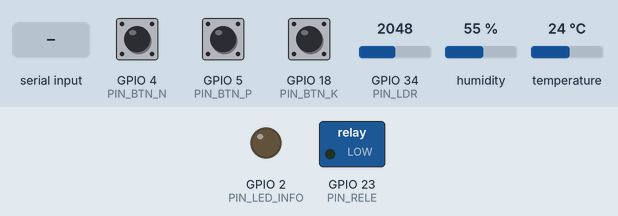
Simulated run of this sketch. Board: ESP32. Parts: switched loads named in the sketch (green lamp = pin HIGH), output pins drawn as LEDs (lit = HIGH). Inputs (shaded band) come from the test bench; at power-on: humidity 55 %, GPIO 4 (PIN_BTN_N) LOW, GPIO 5 (PIN_BTN_P) LOW, GPIO 18 (PIN_BTN_K) LOW, GPIO 34 (PIN_LDR) = 2048, temperature 24 °C. What the sketch prints to the serial monitor is not drawn.

Above: at 1.7 s.
1.8 s: humidity set to 68 %
At 3.4 s:
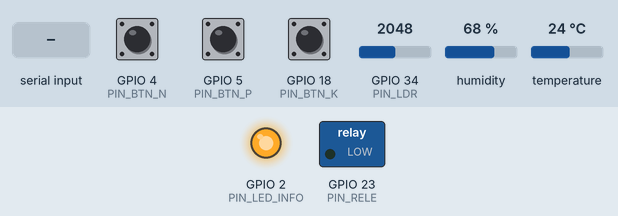
11.4 s: GPIO 4 (PIN_BTN_N) pulled HIGH for 1 s
14.9 s: "CHUVA=\n" received over Serial
18.4 s: GPIO 5 (PIN_BTN_P) pulled HIGH for 3.2 s
23.1 s: GPIO 18 (PIN_BTN_K) pulled HIGH for 1 s
26.6 s: humidity set to 22 %
Timing chart, 0 to 34.5 s (numbered marks = the images above; inputs shaded):
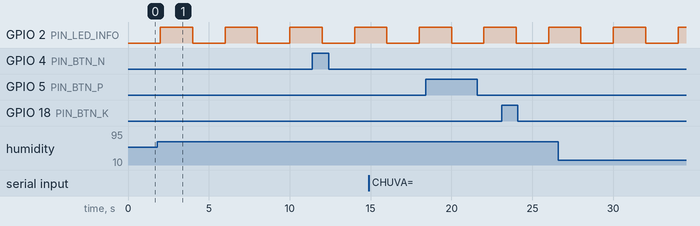

The sketch:

sketch.ino
```cpp
// =============================================================================
// FarmTech Solutions — Fase 2
// Sistema de Irrigação Inteligente (ESP32) — Cultura: Café (Coffea arabica)
// Squad WOLF
// =============================================================================
// Sensores simulados no Wokwi:
//   - Botões verdes  -> níveis de N, P, K (true/false)
//   - LDR            -> pH do solo (valor analógico mapeado para 0..14)
//   - DHT22          -> umidade do solo (na prática umidade do ar)
//   - Relé azul      -> bomba d'água
//
// Integração opcional 1 (OpenWeather / Python):
//   O script clima.py envia via Serial uma linha no formato:
//       CHUVA=<0|1>
//   Se CHUVA=1, a irrigação fica suspensa mesmo que as outras condições
//   estejam favoráveis à irrigação.
// =============================================================================

#include <DHT.h>

// -------------------------- Mapeamento de pinos ------------------------------
constexpr uint8_t PIN_BTN_N   = 4;   // botão verde — Nitrogênio
constexpr uint8_t PIN_BTN_P   = 5;   // botão verde — Fósforo
constexpr uint8_t PIN_BTN_K   = 18;  // botão verde — Potássio
constexpr uint8_t PIN_LDR     = 34;  // ADC1_CH6 — LDR representando o pH
constexpr uint8_t PIN_DHT22   = 15;  // DHT22 — umidade do solo (simulada)
constexpr uint8_t PIN_RELE    = 23;  // relé azul — bomba d'água
constexpr uint8_t PIN_LED_INFO = 2;  // LED onboard — pisca no ciclo

// -------------------------- Parâmetros da cultura ----------------------------
// Valores para café arábica (fontes: Embrapa Café / MAPA):
//   - pH ideal do solo: 5.5 a 6.5 (ácido a levemente ácido).
//     Como o enunciado permite ampliar a escala para melhorar a usabilidade
//     do slider do LDR no Wokwi, tratamos a faixa aceitável como 5.0–7.0
//     (ideal 5.5–6.5, tolerância de ±0.5). Isso deixa a janela útil do LDR
//     em aproximadamente 35% do curso do slider.
//   - Umidade do solo: 60% a 80% (abaixo de 60% -> déficit hídrico)
//   - Nutrientes: precisa de pelo menos N + K presentes; P é importante mas
//     geralmente aplicado em correção inicial.
constexpr float PH_MIN       = 5.0f;
constexpr float PH_MAX       = 7.0f;
constexpr float UMID_MIN     = 60.0f;  // abaixo disso, solo seco
constexpr float UMID_MAX     = 80.0f;  // acima disso, solo encharcado
constexpr uint8_t NPK_MIN_OK = 2;      // pelo menos 2 dos 3 nutrientes

// -------------------------- Configuração do DHT22 ----------------------------
#define DHT_TIPO DHT22
DHT dht(PIN_DHT22, DHT_TIPO);

// -------------------------- Estado do sistema --------------------------------
bool bomba_ligada = false;
bool chuva_prevista = false;  // atualizado via Serial pelo clima.py
unsigned long ultimo_log = 0;
constexpr unsigned long INTERVALO_MS = 2000;

// -------------------------- Utilitários --------------------------------------
// Converte leitura do LDR (0..4095) para escala de pH 0..14.
// Observação didática: no projeto real, esta conversão não faz sentido físico;
// é apenas uma convenção de simulação (o aluno ajusta o LDR manualmente para
// refletir o pH "induzido" pela combinação de NPK).
float ldr_para_ph(int leitura_bruta) {
  const float ph = (static_cast<float>(leitura_bruta) / 4095.0f) * 14.0f;
  if (ph < 0.0f) return 0.0f;
  if (ph > 14.0f) return 14.0f;
  return ph;
}

// Lê um botão com pull-up interno. Retorna true se pressionado.
bool botao_pressionado(uint8_t pino) {
  return digitalRead(pino) == LOW;
}

// Processa comandos recebidos via Serial Monitor.
// Formatos aceitos:
//   CHUVA=1  -> há previsão de chuva, suspende irrigação
//   CHUVA=0  -> sem previsão de chuva
void processar_serial() {
  while (Serial.available() > 0) {
    String linha = Serial.readStringUntil('\n');
    linha.trim();
    linha.toUpperCase();
    if (linha.startsWith("CHUVA=")) {
      const String valor = linha.substring(6);
      chuva_prevista = (valor == "1" || valor == "TRUE" || valor == "SIM");
      Serial.print(F(">> Previsão de chuva atualizada: "));
      Serial.println(chuva_prevista ? "SIM" : "NAO");
    }
  }
}

// Lógica central: decide se a bomba deve estar ligada.
bool decidir_irrigacao(bool n_ok, bool p_ok, bool k_ok,
                      float ph, float umidade) {
  const uint8_t nutrientes_presentes =
      (n_ok ? 1 : 0) + (p_ok ? 1 : 0) + (k_ok ? 1 : 0);

  // Regra 0 — chuva: se está chovendo/vai chover, não irriga.
  if (chuva_prevista) return false;

  // Regra 1 — solo encharcado: desliga imediatamente.
  if (umidade >= UMID_MAX) return false;

  // Regra 2 — solo seco (< UMID_MIN):
  //          só liga se pH estiver na faixa e nutrientes suficientes.
  if (umidade < UMID_MIN) {
    const bool ph_ok = (ph >= PH_MIN && ph <= PH_MAX);
    return ph_ok && (nutrientes_presentes >= NPK_MIN_OK);
  }

  // Regra 3 — faixa intermediária (60-80%): só liga se estiver abaixo de 70%
  //          e todos os nutrientes presentes (irrigação preventiva).
  if (umidade < 70.0f && nutrientes_presentes == 3) {
    const bool ph_ok = (ph >= PH_MIN && ph <= PH_MAX);
    return ph_ok;
  }

  return false;
}

// -------------------------- setup / loop -------------------------------------
void setup() {
  Serial.begin(115200);
  delay(500);

  pinMode(PIN_BTN_N, INPUT_PULLUP);
  pinMode(PIN_BTN_P, INPUT_PULLUP);
  pinMode(PIN_BTN_K, INPUT_PULLUP);
  pinMode(PIN_RELE, OUTPUT);
  pinMode(PIN_LED_INFO, OUTPUT);
  digitalWrite(PIN_RELE, LOW);

  dht.begin();

  Serial.println();
  Serial.println(F("============================================"));
  Serial.println(F(" FarmTech Solutions — Fase 2 (Squad WOLF) "));
  Serial.println(F(" Sistema de Irrigação Inteligente — Café   "));
  Serial.println(F("============================================"));
  Serial.println(F("Envie 'CHUVA=1' ou 'CHUVA=0' via Serial "));
  Serial.println(F("para informar previsão meteorológica.      "));
  Serial.println();
}

void loop() {
  processar_serial();

  if (millis() - ultimo_log < INTERVALO_MS) {
    return;
  }
  ultimo_log = millis();

  const bool n_ok = botao_pressionado(PIN_BTN_N);
  const bool p_ok = botao_pressionado(PIN_BTN_P);
  const bool k_ok = botao_pressionado(PIN_BTN_K);

  const int leitura_ldr = analogRead(PIN_LDR);
  const float ph = ldr_para_ph(leitura_ldr);

  const float umidade = dht.readHumidity();
  const float temperatura = dht.readTemperature();
  const bool dht_ok = !isnan(umidade) && !isnan(temperatura);
  const float umidade_segura = dht_ok ? umidade : 50.0f;

  const bool deve_ligar = decidir_irrigacao(n_ok, p_ok, k_ok,
                                            ph, umidade_segura);

  if (deve_ligar != bomba_ligada) {
    bomba_ligada = deve_ligar;
    digitalWrite(PIN_RELE, bomba_ligada ? HIGH : LOW);
  }

  digitalWrite(PIN_LED_INFO, !digitalRead(PIN_LED_INFO));

  const uint8_t nutrientes_presentes =
      (n_ok ? 1 : 0) + (p_ok ? 1 : 0) + (k_ok ? 1 : 0);
  const bool ph_ok = (ph >= PH_MIN && ph <= PH_MAX);
  const bool npk_ok = (nutrientes_presentes >= NPK_MIN_OK);
  const bool umid_seca = (umidade_segura < UMID_MIN);
  const bool umid_encharcada = (umidade_segura >= UMID_MAX);

  Serial.println(F("----------- LEITURA -----------"));
  Serial.print(F("N: "));   Serial.print(n_ok ? "OK" : "--");
  Serial.print(F("  P: ")); Serial.print(p_ok ? "OK" : "--");
  Serial.print(F("  K: ")); Serial.print(k_ok ? "OK" : "--");
  Serial.print(F("   (")); Serial.print(nutrientes_presentes);
  Serial.print(F("/3, min=")); Serial.print(NPK_MIN_OK);
  Serial.println(F(")"));

  Serial.print(F("LDR bruto: ")); Serial.print(leitura_ldr);
  Serial.print(F("  ->  pH: ")); Serial.print(ph, 2);
  Serial.print(F("  (alvo ")); Serial.print(PH_MIN, 1);
  Serial.print(F("-")); Serial.print(PH_MAX, 1); Serial.println(F(")"));

  if (dht_ok) {
    Serial.print(F("Umidade solo: ")); Serial.print(umidade, 1);
    Serial.print(F("%   Temp: ")); Serial.print(temperatura, 1);
    Serial.println(F(" C"));
  } else {
    Serial.println(F("DHT22 indisponível (usando 50% como fallback)"));
  }
  Serial.print(F("Chuva prevista: "));
  Serial.println(chuva_prevista ? "SIM" : "NAO");

  Serial.println(F("--- Diagnóstico ---"));
  Serial.print(F("  pH dentro da faixa?     "));
  Serial.println(ph_ok ? "SIM" : "NAO");
  Serial.print(F("  NPK suficiente?         "));
  Serial.println(npk_ok ? "SIM" : "NAO");
  Serial.print(F("  Solo seco (<60%)?       "));
  Serial.println(umid_seca ? "SIM" : "NAO");
  Serial.print(F("  Solo encharcado (>=80%)? "));
  Serial.println(umid_encharcada ? "SIM" : "NAO");

  Serial.print(F(">>> BOMBA: "));
  Serial.print(bomba_ligada ? "LIGADA" : "DESLIGADA");
  if (!bomba_ligada) {
    Serial.print(F("   (motivo: "));
    if (chuva_prevista)           Serial.print(F("chuva prevista"));
    else if (umid_encharcada)     Serial.print(F("solo encharcado"));
    else if (!ph_ok)              Serial.print(F("pH fora da faixa"));
    else if (!npk_ok)             Serial.print(F("NPK insuficiente"));
    else if (!umid_seca)          Serial.print(F("umidade suficiente, nao precisa"));
    else                          Serial.print(F("indefinido"));
    Serial.print(F(")"));
  }
  Serial.println();
  Serial.println();
}
```

Measured:
- by itself, GPIO 2 (PIN_LED_INFO): alternates HIGH for 2.0 s and LOW for 2.0 s
